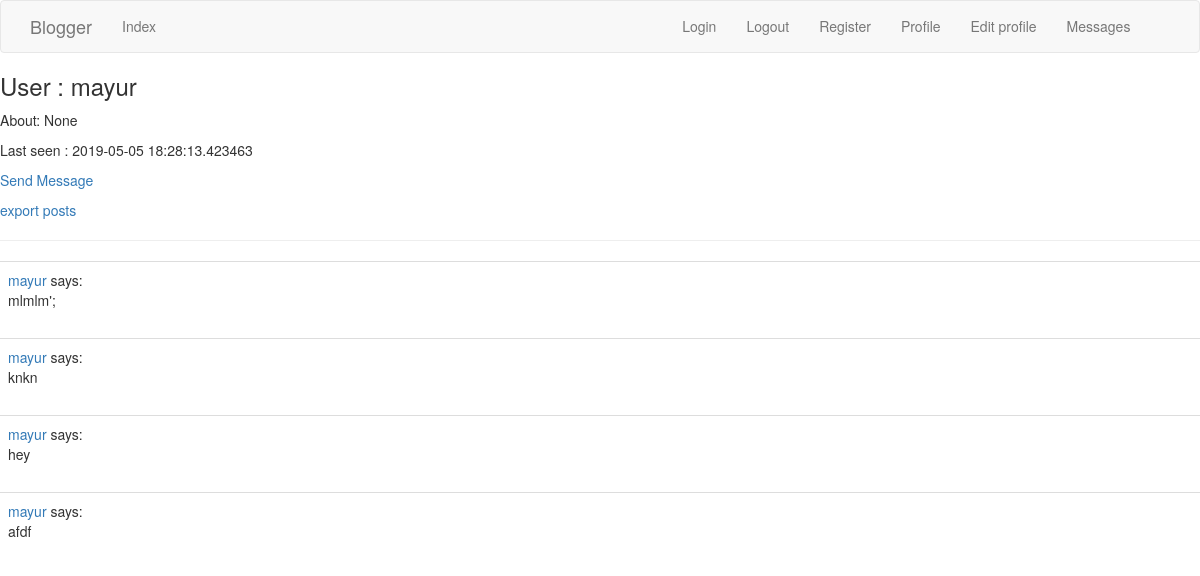
The app's page /main/user/mayur (signed in) with its own data.
### app/models.py (models this page shows, shortened)
class User(UserMixin, db.Model):
	id = db.Column(db.Integer, primary_key = True)
	name = db.Column(db.String(64), index = True, unique = True)
	mail = db.Column(db.String(120), index = True)
	password_hash = db.Column(db.String(128))
	about_me = db.Column(db.String(140))
	last_seen = db.Column(db.DateTime, default = datetime.utcnow)
	last_message_read_time = db.Column(db.DateTime)      #Save when user read message last time.used to find how many unseen messages are remaining.
	posts = db.relationship("Post", backref = "author", lazy="dynamic")  #Post is following table -> this is not field in user table -> just a link
	messages_sent = db.relationship("Message", foreign_keys = "Message.sender_id", backref = "author", lazy = "dynamic")
	messages_recieved = db.relationship("Message", foreign_keys = "Message.reciever_id", backref = "reciever", lazy = "dynamic")
	notifications = db.relationship("Notification", backref = "user", lazy = "dynamic")
	tasks = db.relationship("Task", backref = "user", lazy = "dynamic")
	def getMessagesCount(self):
		last_read_time = self.last_message_read_time or datetime(1900, 1, 1)  #set to oldest so all messges are marked as unseen
		return Message.query.filter_by(reciever = self).filter(Message.timestamp > last_read_time).count()
	def getTasksInProgress(self):
		all_tasks = Task.query.filter_by(user = self, complete = False).all()
		return all_tasks

class Post(db.Model):
	id = db.Column(db.Integer, primary_key=True)
	body = db.Column(db.String(140))
	timestamp = db.Column(db.DateTime, index=True, default=datetime.utcnow)
	user_id = db.Column(db.Integer, db.ForeignKey("user.id")) #user is db table name of above class -> incosistancy

### app/main/routes.py (the view)
@bp.route("/user/<name>")
@login_required
def user(name):
	user = User.query.filter_by(name= name).first_or_404()
	posts = user.posts.order_by(Post.timestamp.desc()) #possible coz of db.relationship of User and Post
	print("giving user template ", name)
	return render_template("user.html", user = user, posts = posts)

### app/main/routes.py (called while the page is built)
@bp.before_request
def before_request():
	if current_user.is_authenticated:
		current_user.last_seen = datetime.utcnow()
		db.session.commit()	  #no need to db.session.add(u) coz current_user runs user_loader which put user in db session

### app/models.py (called while the page is built)
@login.user_loader  #for flask-login
def load_user(id):
	return User.query.get(int(id))

### app/templates/user.html
{% extends "base.html" %}
{% block base_content %}
	<h3> User : {{ user.name }} </h3>
	<p>About: {{ user.about_me }}</p>
	<p>Last seen : {{ user.last_seen }} </p>
	<p>
		<a href="{{ url_for('main.send_message', reciever = user.name ) }}">Send Message </a>
	</p>
	<p> <a href="{{ url_for('main.export_posts') }}"> export posts </a> </p>
	<hr>
	{% for post in posts %}
		{% include "_post.html" %}
	{% endfor %}
{% endblock %}

### app/templates/base.html (shortened to what this page needs)
{% extends "bootstrap/base.html" %}
{% block navbar %}
	<nav class = "navbar navbar-default">
		<div class="container">
			<div class="navbar-header">
				<a class="navbar-brand" href="{{ url_for('main.index') }}">Blogger</a>
			</div>
			<div class="collapse navbar-collapse" id="bs-example-navbar-collapse-1">
				<ul class="nav navbar-nav">
					<li><a href="{{ url_for('main.index') }}">Index </a></li>
				</ul>
				<ul class="nav navbar-nav navbar-right">
					<li><a href="{{ url_for('auth.login') }}">Login</a></li>
					<li><a href="{{ url_for('auth.logout') }}">Logout</a></li>
					<li><a href="{{ url_for('auth.register') }}">Register</a></li>
					<li><a href="{{ url_for('main.user', name=current_user.name) }}">Profile</a></li>
					<li><a href="{{ url_for('main.edit_profile') }}">Edit profile</a></li>
					{% if current_user.is_anonymous %}
					{% else %}
						<li>
							<a href="{{ url_for('main.read_message') }}"> Messages
								{% set new_messages = current_user.getMessagesCount() %}
							</a>
						</li>
					{% endif %}
				</ul>
			</div>
		</div>
	</nav>
{% endblock %}
{% block content %}
	 <div class="containert">
		{% block base_content %} {% endblock %}
	</div>
{% endblock %}

### app/templates/_post.html (shortened to what this page needs)
<table class="table table-hover">
	<tr>
		<td>
				<span class = "user_popup_class">
					<a href="{{ url_for('main.user', name=post.author.name) }}">{{ post.author.name }}</a>
				</span>
					says:
					<br>
					{{ post.body }}
		</td>
	</tr>
</table>

### records on screen
User: name "mayur", about_me "None", last_seen "2019-05-05 18:28:13.423463"
Post: author.name "mayur", body "mlmlm';"
Post: author.name "mayur", body "knkn"
Post: author.name "mayur", body "hey"
Post: author.name "mayur", body "afdf"
